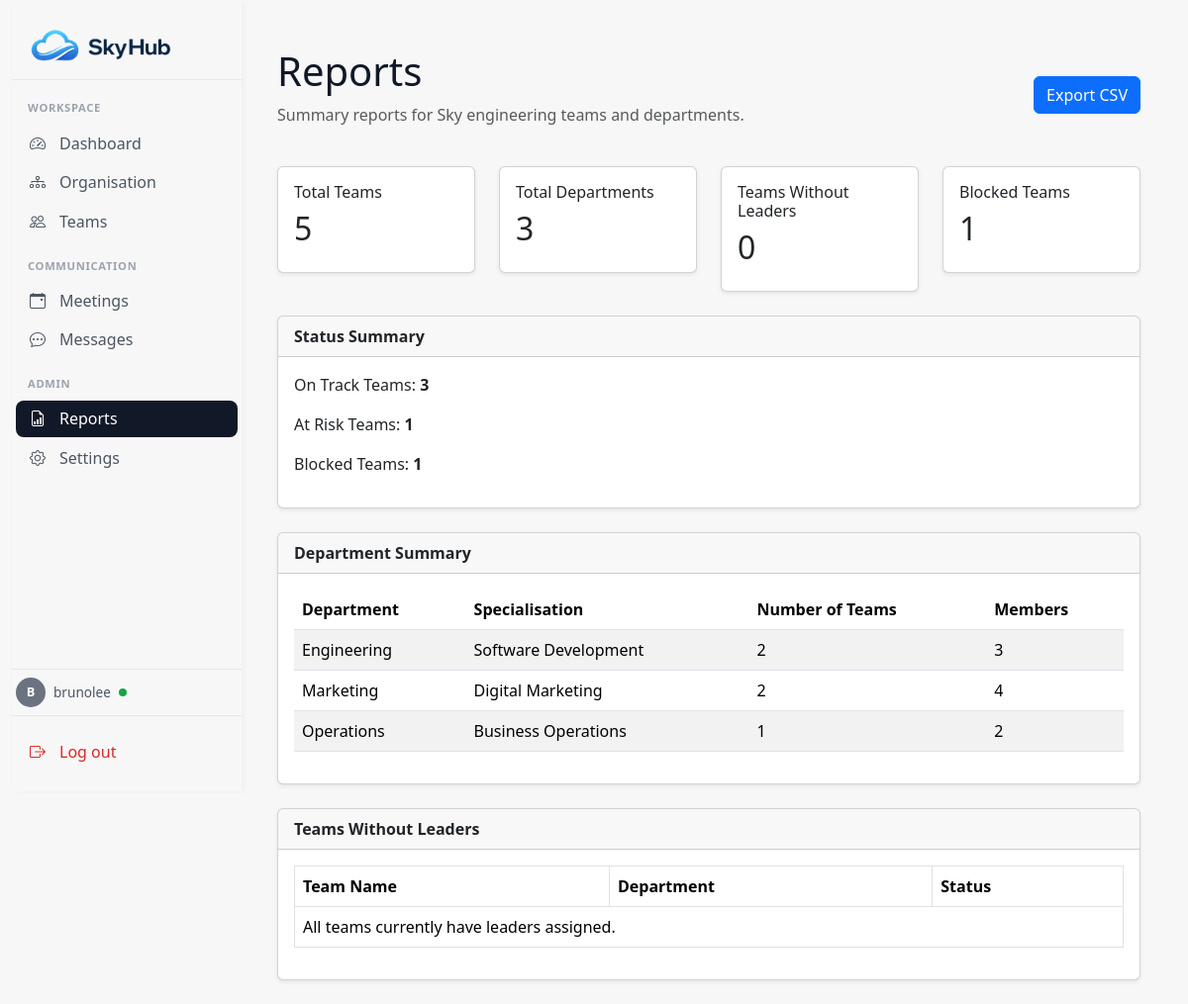
The page /reports/ (signed in) on the database its author committed.
### main/models.py (models this page shows, shortened)
class Profile(models.Model):
  user = models.OneToOneField(User, on_delete=models.CASCADE)
  first_name = models.CharField(max_length=20)
  last_name = models.CharField(max_length=20)
  team = models.ForeignKey(
    'Team',
    on_delete=models.SET_NULL,
    null=True,
    blank=True,
    related_name='members'
  )
  department = models.ForeignKey(
    'Department',
    on_delete=models.SET_NULL,
    null=True,
    blank=True,
    related_name='members'
  )
  created_at = models.DateTimeField(auto_now_add=True)
  updated_at = models.DateTimeField(auto_now=True)

class Department(models.Model):
  department_name = models.CharField(max_length=50)
  specialisation = models.CharField(max_length=300)
  department_leader = models.ForeignKey(User, on_delete=models.SET_NULL, null=True)

### main/views/reports_views.py (the view)
# urls.py: path("", reports_views.reports, name="reports"),
@login_required
def reports(request):
    teams = Team.objects.select_related("department_name", "team_leader").all()
    departments = Department.objects.all()
    total_teams = teams.count()
    total_departments = departments.count()
    teams_without_leaders = teams.filter(team_leader__isnull=True)
    on_track_teams = teams.filter(status="on_track").count()
    at_risk_teams = teams.filter(status="at_risk").count()
    blocked_teams = teams.filter(status="blocked").count()
    department_summary = []
    for department in departments:
        department_teams = teams.filter(department_name=department)
        department_summary.append({
            "department": department,
            "team_count": department_teams.count(),
            "member_count": Profile.objects.filter(department=department).count(),
        })
    context = {
        "total_teams": total_teams,
        "total_departments": total_departments,
        "teams_without_leaders": teams_without_leaders,
        "teams_without_leaders_count": teams_without_leaders.count(),
        "on_track_teams": on_track_teams,
        "at_risk_teams": at_risk_teams,
        "blocked_teams": blocked_teams,
        "department_summary": department_summary,
    }
    return render(request, "reports/reports.html", context)

### main/templates/reports/reports.html
{% extends "base.html" %}
{% block content %}
<div class="container mt-4">
  <div class="d-flex justify-content-between align-items-center mb-4">
    <div>
      <h1>Reports</h1>
      <p class="text-muted">Summary reports for Sky engineering teams and departments.</p>
    </div>
    <a href="{% url 'export_reports_csv' %}" class="btn btn-primary">
      Export CSV
    </a>
  </div>
  <div class="row mb-4">
    <div class="col-md-3">
      <div class="card p-3 shadow-sm">
        <h6>Total Teams</h6>
        <h2>{{ total_teams }}</h2>
      </div>
    </div>
    <div class="col-md-3">
      <div class="card p-3 shadow-sm">
        <h6>Total Departments</h6>
        <h2>{{ total_departments }}</h2>
      </div>
    </div>
    <div class="col-md-3">
      <div class="card p-3 shadow-sm">
        <h6>Teams Without Leaders</h6>
        <h2>{{ teams_without_leaders_count }}</h2>
      </div>
    </div>
    <div class="col-md-3">
      <div class="card p-3 shadow-sm">
        <h6>Blocked Teams</h6>
        <h2>{{ blocked_teams }}</h2>
      </div>
    </div>
  </div>
  <div class="card mb-4 shadow-sm">
    <div class="card-header">
      <strong>Status Summary</strong>
    </div>
    <div class="card-body">
      <p>On Track Teams: <strong>{{ on_track_teams }}</strong></p>
      <p>At Risk Teams: <strong>{{ at_risk_teams }}</strong></p>
      <p>Blocked Teams: <strong>{{ blocked_teams }}</strong></p>
    </div>
  </div>
  <div class="card mb-4 shadow-sm">
    <div class="card-header">
      <strong>Department Summary</strong>
    </div>
    <div class="card-body">
      <table class="table table-striped">
        <thead>
          <tr>
            <th>Department</th>
            <th>Specialisation</th>
            <th>Number of Teams</th>
            <th>Members</th>
          </tr>
        </thead>
        <tbody>
          {% for item in department_summary %}
          <tr>
            <td>{{ item.department.department_name }}</td>
            <td>{{ item.department.specialisation }}</td>
            <td>{{ item.team_count }}</td>
            <td>{{ item.member_count }}</td>
          </tr>
          {% empty %}
          <tr>
            <td colspan="4">No departments found.</td>
          </tr>
          {% endfor %}
        </tbody>
      </table>
    </div>
  </div>
  <div class="card shadow-sm">
    <div class="card-header">
      <strong>Teams Without Leaders</strong>
    </div>
    <div class="card-body">
      <table class="table table-bordered">
        <thead>
          <tr>
            <th>Team Name</th>
            <th>Department</th>
            <th>Status</th>
          </tr>
        </thead>
        <tbody>
          {% for team in teams_without_leaders %}
          <tr>
            <td>{{ team.team_name }}</td>
            <td>{{ team.department_name.department_name }}</td>
            <td>{{ team.get_status_display }}</td>
          </tr>
          {% empty %}
          <tr>
            <td colspan="3">All teams currently have leaders assigned.</td>
          </tr>
          {% endfor %}
        </tbody>
      </table>
    </div>
  </div>
</div>
{% endblock %}

### main/templates/base.html (shortened to what this page needs)
{% load static %}
<!DOCTYPE html>
<html lang="en">
<head>
    <link href="https://cdn.jsdelivr.net/npm/bootstrap@5.3.3/dist/css/bootstrap.min.css" rel="stylesheet">
    <link href="https://cdn.jsdelivr.net/npm/bootstrap-icons@1.11.3/font/bootstrap-icons.min.css" rel="stylesheet">
    <link href="{% static 'main/css/base.css' %}" rel="stylesheet">
</head>
<body>
    <div class="container-fluid">
        <div class="row min-vh-100 flex-nowrap g-0">
            <aside id="skyhubSidebar"
                   class="skyhub-sidebar offcanvas-md offcanvas-start d-md-flex flex-md-column"
                   tabindex="-1"
                   aria-labelledby="skyhubSidebarLabel">
                <div class="offcanvas-body d-flex flex-column">
                    <a href="{% url 'dashboard' %}" class="skyhub-brand-link skyhub-brand-wrap d-none d-md-flex align-items-center justify-content-start" aria-label="Sky Hub — go to Dashboard">
                        <img src="{% static 'main/images/logo.png' %}" alt="Sky Hub" class="skyhub-brand-logo-lg">
                    </a>
                    <hr class="skyhub-divider d-none d-md-block mb-3">
                    {% with name=request.resolver_match.url_name %}
                    <nav class="skyhub-nav nav flex-column" aria-label="Main navigation">
                        <div class="skyhub-nav-group-label">Workspace</div>
                        <a class="nav-link {% if name == 'dashboard' %}active{% endif %}"
                           href="{% url 'dashboard' %}"
                           {% if name == 'dashboard' %}aria-current="page"{% endif %}>
                            <span class="skyhub-nav-icon"><i class="bi bi-speedometer2"></i></span>
                            Dashboard
                        </a>
                        <a class="nav-link {% if name == 'organisation' %}active{% endif %}"
                           href="{% url 'organisation' %}"
                           {% if name == 'organisation' %}aria-current="page"{% endif %}>
                            <span class="skyhub-nav-icon"><i class="bi bi-diagram-3"></i></span>
                            Organisation
                        </a>
                        <a class="nav-link {% if name == 'teams' %}active{% endif %}"
                           href="{% url 'teams' %}"
                           {% if name == 'teams' %}aria-current="page"{% endif %}>
                            <span class="skyhub-nav-icon"><i class="bi bi-people"></i></span>
                            Teams
                        </a>
                        <div class="skyhub-nav-group-label">Communication</div>
                        <a class="nav-link {% if name == 'schedule' %}active{% endif %}"
                           href="{% url 'schedule' %}"
                           {% if name == 'schedule' %}aria-current="page"{% endif %}>
                            <span class="skyhub-nav-icon"><i class="bi bi-calendar-event"></i></span>
                            Meetings
                        </a>
                        <a class="nav-link {% if name == 'messages' %}active{% endif %}"
                           href="{% url 'messages' %}"
                           {% if name == 'messages' %}aria-current="page"{% endif %}>
                            <span class="skyhub-nav-icon"><i class="bi bi-chat-dots"></i></span>
                            Messages
                        </a>
                        <div class="skyhub-nav-group-label">Admin</div>
                        <a class="nav-link {% if name == 'reports' %}active{% endif %}"
                           href="{% url 'reports' %}"
                           {% if name == 'reports' %}aria-current="page"{% endif %}>
                            <span class="skyhub-nav-icon"><i class="bi bi-file-earmark-bar-graph"></i></span>
                            Reports
                        </a>
                        <a class="nav-link {% if name == 'settings' %}active{% endif %}"
                           href="{% url 'settings' %}"
                           {% if name == 'settings' %}aria-current="page"{% endif %}>
                            <span class="skyhub-nav-icon"><i class="bi bi-gear"></i></span>
                            Settings
                        </a>
                    </nav>
                    {% endwith %}
                    {% if request.user.is_authenticated %}
                        {% with profile=request.user.profile %}
                        <div class="mt-auto">
                            <hr class="skyhub-divider mb-2">
                            <div class="skyhub-user d-flex align-items-center gap-2 mb-2">
                                <div class="skyhub-avatar" aria-hidden="true">
                                    {% if profile %}{{ profile.first_name|first|upper }}{% else %}{{ request.user.username|first|upper }}{% endif %}
                                </div>
                                <div class="flex-grow-1" style="min-width: 0;">
                                    <div class="d-flex align-items-center gap-2">
                                        <span class="skyhub-user-email text-truncate" title="{{ request.user.username }}">{{ request.user.username }}</span>
                                        <span class="skyhub-presence-dot" aria-label="Online"></span>
                                    </div>
                                </div>
                            </div>
                            <hr class="skyhub-divider mb-3">
                            <button type="button"
                                    class="skyhub-logout"
                                    data-bs-toggle="modal"
                                    data-bs-target="#logoutModal">
                                <span class="skyhub-nav-icon"><i class="bi bi-box-arrow-right"></i></span>
                                Log out
                            </button>
                        </div>
                        {% endwith %}
                    {% endif %}
                </div>
            </aside>
            <main class="skyhub-main col min-vh-100 p-4">
                {% block content %}{% endblock %}
            </main>
        </div>
    </div>
</body>
</html>

### main/static/main/css/base.css (style rules this page uses)
:root { --sh-bg: #F7F7F7; --sh-surface: #ffffff; --sh-border: #e5e7eb; --sh-text: #111827; --sh-muted: #4b5563; --sh-muted-soft: #9ca3af; --sh-active: #111827; --sh-hover: #f3f4f6; --sh-primary: #2563eb; --sh-danger: #dc2626; }
body { background-color: var(--sh-bg); color: var(--sh-text); -webkit-font-smoothing: antialiased; -moz-osx-font-smoothing: grayscale; }
.skyhub-sidebar { width: 232px; flex: 0 0 232px; background-color: #ffffff; }
@media (min-width: 768px) { .skyhub-sidebar { position: sticky; top: 0; height: 100vh; background-color: #ffffff; box-shadow: 2px 0 6px rgba(17, 24, 39, 0.04); z-index: 10; } }
@media (min-width: 768px) { .skyhub-sidebar .offcanvas-body { display: flex; flex-direction: column; flex-grow: 1; padding: 1.25rem 0.25rem; overflow-y: auto; background-color: #ffffff; } }
.skyhub-sidebar .offcanvas-body { padding: 1.25rem 0.25rem; background-color: #ffffff; }
.skyhub-brand-wrap { margin-top: -1.5rem; margin-bottom: -1.5rem; padding-left: 0; }
.skyhub-brand-link { color: inherit; text-decoration: none; border-radius: 0.5rem; }
.skyhub-brand-logo-lg { display: block; width: 95%; max-width: none; height: auto; margin-left: -1.25rem; }
.skyhub-divider { height: 1px; background-color: var(--sh-border); border: 0; opacity: 1; margin: 0 -0.25rem; }
.skyhub-nav { gap: 2px; }
.skyhub-nav-group-label { font-size: 0.7rem; font-weight: 600; letter-spacing: 0.06em; color: var(--sh-muted-soft); text-transform: uppercase; padding: 0 0.75rem; margin: 1rem 0 0.35rem; }
.skyhub-nav-group-label:first-child { margin-top: 0.25rem; }
.skyhub-nav .nav-link { display: flex; align-items: center; gap: 0.75rem; color: var(--sh-muted); padding: 0.55rem 0.75rem; border-radius: 0.5rem; font-weight: 500; line-height: 1.25rem; transition: background-color .15s ease, color .15s ease; }
.skyhub-nav .nav-link.active, .skyhub-nav .nav-link.active:hover, .skyhub-nav .nav-link.active:focus { background-color: var(--sh-active); color: #ffffff; }
.skyhub-nav .nav-link.active .skyhub-nav-icon { color: #ffffff; }
.skyhub-nav-icon { display: inline-flex; align-items: center; justify-content: center; width: 20px; height: 20px; flex-shrink: 0; color: inherit; }
.skyhub-nav-icon i { font-size: 1rem; line-height: 1; }
.skyhub-user { min-width: 0; }
.skyhub-avatar { width: 30px; height: 30px; font-size: 0.8rem; flex-shrink: 0; background-color: #6b7280; color: #ffffff; font-weight: 600; display: inline-flex; align-items: center; justify-content: center; border-radius: 9999px; }
.skyhub-user-email { font-size: 0.85rem; color: var(--sh-muted); min-width: 0; }
.skyhub-presence-dot { width: 8px; height: 8px; border-radius: 9999px; background-color: #16a34a; flex-shrink: 0; box-shadow: 0 0 0 2px var(--sh-surface); }
.skyhub-logout { display: flex; align-items: center; gap: 0.75rem; width: 100%; border: none; background: transparent; color: var(--sh-danger); padding: 0.5rem 0.75rem; border-radius: 0.5rem; font-weight: 500; text-align: left; transition: background-color .15s ease; }
.skyhub-main { min-width: 0; overflow-x: hidden; }

### rows shown on the page
Profile: first_name|first "B"
Department: department.department_name "Engineering", department.specialisation "Software Development", team_count "2", member_count "3"
Department: department.department_name "Marketing", department.specialisation "Digital Marketing", team_count "2", member_count "4"
Department: department.department_name "Operations", department.specialisation "Business Operations", team_count "1", member_count "2"

### other values the page prints
{{ request.user.username }} "brunolee"
{{ total_teams }} "5"
{{ total_departments }} "3"
{{ teams_without_leaders_count }} "0"
{{ blocked_teams }} "1"
{{ on_track_teams }} "3"
{{ at_risk_teams }} "1"
